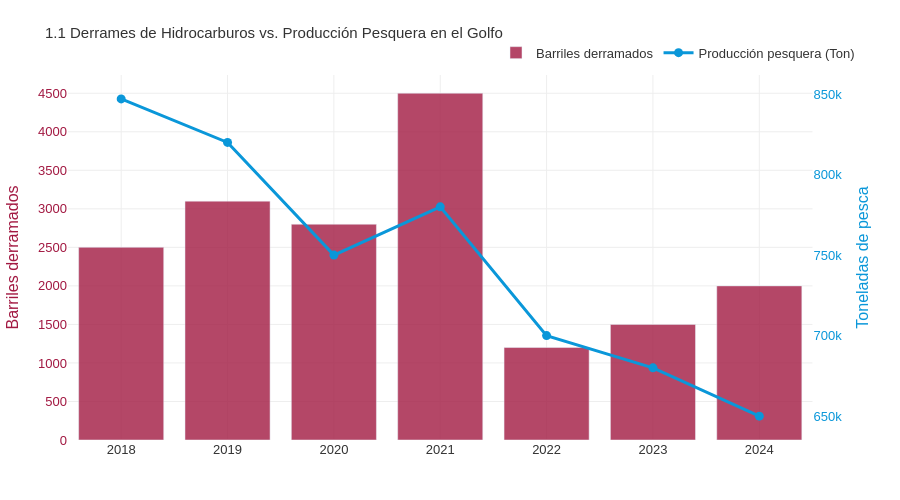

The notebook cell this image was saved under:
### Code cell
fig = make_subplots(specs=[[{'secondary_y': True}]])

fig.add_trace(go.Bar(
    x=df_hist['Anno'], y=df_hist['Derrames'],
    name='Barriles derramados',
    marker_color=ODS_G, opacity=0.80,
), secondary_y=False)

fig.add_trace(go.Scatter(
    x=df_hist['Anno'], y=df_hist['Pesca_Ton'],
    name='Producción pesquera (Ton)',
    mode='lines+markers',
    line=dict(color=ODS_B, width=3),
    marker=dict(size=9, symbol='circle'),
), secondary_y=True)

fig.update_layout(
    **base_layout('1.1 Derrames de Hidrocarburos vs. Producción Pesquera en el Golfo'),
    xaxis=dict(tickmode='linear', tick0=2018, dtick=1, gridcolor='#EEEEEE'),
    legend=dict(orientation='h', yanchor='bottom', y=1.02, xanchor='right', x=1),
)
fig.update_yaxes(
    title_text='Barriles derramados',
    title_font=dict(color=ODS_G), tickfont=dict(color=ODS_G),
    secondary_y=False, gridcolor='#EEEEEE',
)
fig.update_yaxes(
    title_text='Toneladas de pesca',
    title_font=dict(color=ODS_B), tickfont=dict(color=ODS_B),
    secondary_y=True, showgrid=False,
)
fig.show()

### Figure 1 — Plotly figure (JSON) as saved in the notebook; plotly's stock layout.template omitted (floating-point values rounded to 4 significant figures)
{"data": [{"marker": {"color": "#A21942"}, "name": "Barriles derramados", "opacity": 0.8, "type": "bar", "x": [2018, 2019, 2020, 2021, 2022, 2023, 2024], "xaxis": "x", "y": [2500, 3100, 2800, 4500, 1200, 1500, 2000], "yaxis": "y"}, {"line": {"color": "#0A97D9", "width": 3}, "marker": {"size": 9, "symbol": "circle"}, "mode": "lines+markers", "name": "Producción pesquera (Ton)", "type": "scatter", "x": [2018, 2019, 2020, 2021, 2022, 2023, 2024], "xaxis": "x", "y": [847040, 820000, 750000, 780000, 700000, 680000, 650000], "yaxis": "y2"}], "layout": {"font": {"color": "#333333", "family": "Arial, sans-serif", "size": 13}, "height": 500, "legend": {"orientation": "h", "x": 1, "xanchor": "right", "y": 1.02, "yanchor": "bottom"}, "margin": {"b": 60, "l": 60, "r": 40, "t": 75}, "paper_bgcolor": "white", "plot_bgcolor": "white", "title": {"font": {"color": "#333333", "family": "Arial", "size": 15}, "text": "1.1 Derrames de Hidrocarburos vs. Producción Pesquera en el Golfo"}, "xaxis": {"anchor": "y", "domain": [0.0, 0.94], "dtick": 1, "gridcolor": "#EEEEEE", "tick0": 2018, "tickmode": "linear"}, "yaxis": {"anchor": "x", "domain": [0.0, 1.0], "gridcolor": "#EEEEEE", "tickfont": {"color": "#A21942"}, "title": {"font": {"color": "#A21942"}, "text": "Barriles derramados"}}, "yaxis2": {"anchor": "x", "overlaying": "y", "showgrid": false, "side": "right", "tickfont": {"color": "#0A97D9"}, "title": {"font": {"color": "#0A97D9"}, "text": "Toneladas de pesca"}}}}
